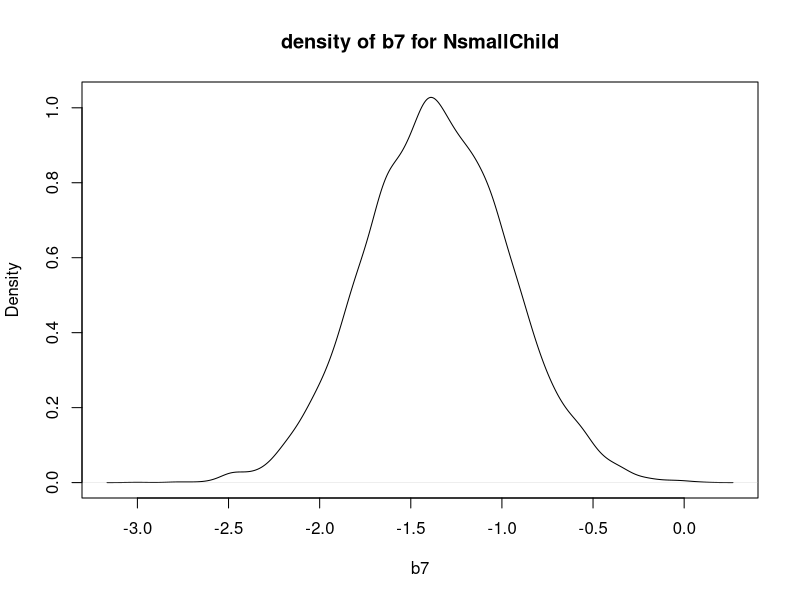
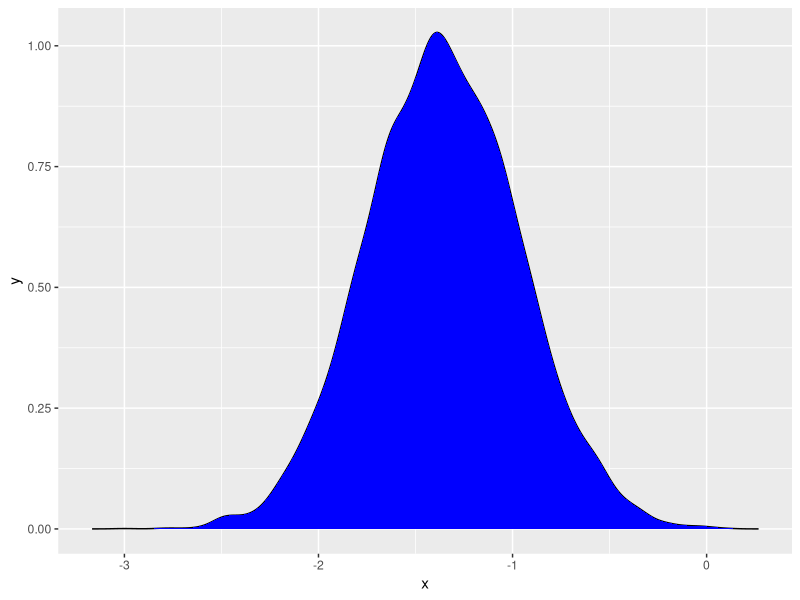

Source code (R) for these figures, in order: (Note: this script raises an error after producing the figures.)
library("mvtnorm")
library("bayestestR")
library("ggplot2")
library("combinat")


#Assignment 1

# Loading data from file
Data<-read.table("WomenWork.dat",header=TRUE)  # Spam data from Hastie et al.
y <- as.vector(Data[,1]); # Data from the read.table function is a data frame. Let's convert y and X to vector and matrix.
X <- as.matrix(Data[,2:9]);
names(X) = names(data)[2:9]

nPara = dim(X)[2]

#Setup logistic prior
tau <- 10;
mu <- as.vector(rep(0,nPara)) # Prior mean vector
Sigma <- tau^2*diag(nPara);

logpost = function(beta,y,X,mu,Sigma){
  nPara = length(beta)
  pred = X%*%beta
  
  likelihood = sum(y*pred - log(1+exp(pred)))
  if (abs(likelihood) == Inf) likelihood = -20000
  priorlike = dmvnorm(beta, matrix(0,nPara,1), Sigma, log=TRUE)
  return(likelihood+priorlike)
}


initVal <- as.vector(rep(0,nPara)); 
OptimResults<-optim(initVal,logpost,gr=NULL,y,X,mu,Sigma,method=c("BFGS"),control=list(fnscale=-1),hessian=TRUE)

betaMode = OptimResults$par
Jinv = -solve(OptimResults$hessian)
names(betaMode) = names(X)

samples = 10000
samples = rmvnorm(samples,betaMode, Jinv)
betaList = samples[,7] 

betaList = sort(betaList)
dens = density(betaList)
plot(dens,main="density of b7 for NsmallChild" ,xlab="b7")
ci_eti <- ci(betaList, method = "ETI",ci=0.95)


ggplot(data.frame(x=dens$x,y=dens$y),aes(x=x,y=y)) + geom_line() + geom_area(fill="blue") 
+ geom_vline(xintercept=ci_eti$CI_low, color="red", size=1) +
  geom_vline(xintercept=ci_eti$CI_high, color="red", size=1)


## Assignment b
x = c(1,10,8,10,1,40,1,1)
preds = t(x%*%t(samples))[,1]
preds = 1/(1+exp(preds))
plot(density(preds),main="",sub="p(y=0|x)")
##Chance of working
length(which(preds<0.5))/length(preds)


## assignemnt c
preds = t(x%*%t(samples))[,1]
p = exp(preds)/(1+exp(preds))

sampleProbs = matrix(nrow=length(p),ncol=10)
for (i in 1:length(p)){
  
  for(j in 1:10){
    sampleProbs[i,j] = dbinom(j, 10, p[i])
  }
}
sumrow = colSums(sampleProbs)/nrow(sampleProbs)
sumrow = sumrow/sum(sumrow)
qplot(x=c(1:10),y=sumrow,ylab="probability", main="PDF for number of working women",geom=c("line","point"),xlab="Number of working out of ten identical women")
